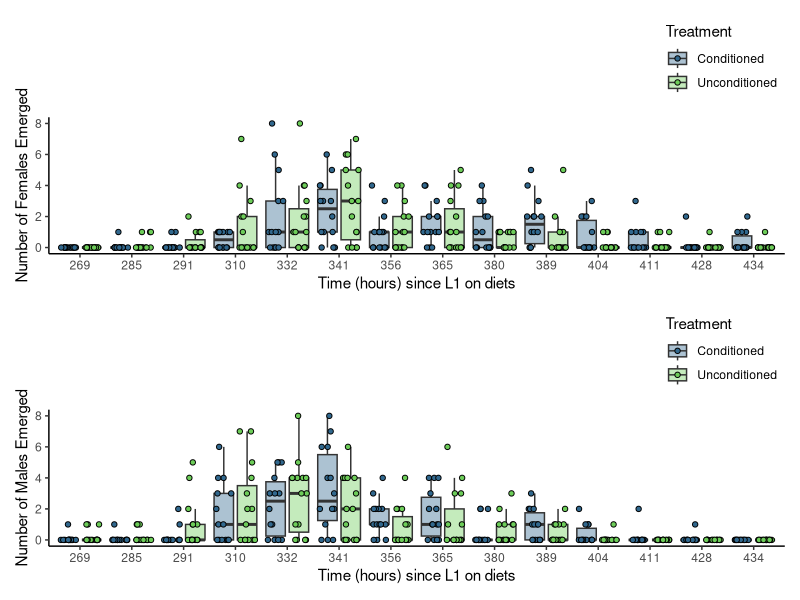

Source code (R): (Note: this script raises an error after producing the figure.)
## Packages
library(tidyverse)
library(ggplot2)
library(readxl)
library(viridis)
library(patchwork)


## Choosing colours from viridis to use: 
viridis_colors <- viridis(10)

################################################ PUPAE ANALYSIS ####


## Reading pupae data in
fly_fitness_MFE <- read_excel("data/fitness_development/MFE_flies.xlsx")

#### better arranging data

## Separating the data into female and male columns 
fly_fitness_tidy <- tidyr::pivot_longer(data = fly_fitness_MFE ,
                                        cols = c( females, males),
                                        names_to = "sex",
                                        values_to = "count") 



females_data <- subset(fly_fitness_MFE, select = c(time_hours, females, treatment))


## Boxplot ##
female_boxplot_2 <- ggplot(females_data, aes(x = factor(time_hours), y = females, fill = treatment)) +
  geom_boxplot(outlier.shape = NA, alpha = .4, position = position_dodge(width = 0.9)) +
  geom_point(aes(fill = treatment),
             size = 1.5, shape = 21,
             position = position_jitterdodge(jitter.width = 0.3, dodge.width = 0.9)) +
  scale_fill_manual(values = viridis_colors[c(4, 8)], labels = c("Conditioned", "Unconditioned")) +
  scale_x_discrete(labels = unique(females_data$time_hours)) +
  theme_classic() +
  theme(legend.position = "top",
        legend.justification = "right",
        legend.direction = "vertical",
        strip.placement = "outside", 
        strip.background = element_blank(),  
        strip.text = element_blank()) +
  labs(x = "Time (hours) since L1 on diets", 
       y = "Number of Females Emerged",
       fill = "Treatment")


males_data <- subset(fly_fitness_MFE, select = c(time_hours, males, treatment))

## Boxplot ##
male_boxplot_2 <- ggplot(males_data, aes(x = factor(time_hours), y = males, fill = treatment)) +
  geom_boxplot(outlier.shape = NA, alpha = .4, position = position_dodge(width = 0.9)) +
  geom_point(aes(fill = treatment),
             size = 1.5, shape = 21,
             position = position_jitterdodge(jitter.width = 0.3, dodge.width = 0.9)) +
  scale_fill_manual(values = viridis_colors[c(4, 8)], labels = c("Conditioned", "Unconditioned")) +
  scale_x_discrete(labels = unique(males_data$time_hours)) +
  theme_classic() +
  theme(legend.position = "top",
        legend.justification = "right",
        legend.direction = "vertical",
        strip.placement = "outside", 
        strip.background = element_blank(),  
        strip.text = element_blank()) +
  labs(x = "Time (hours) since L1 on diets", 
       y = "Number of Males Emerged",
       fill = "Treatment")



female_boxplot_2 / 
  male_boxplot_2



#### Pupae data check... 
fly_fitness <- as.data.frame(fly_fitness)

total_flies <- fly_fitness_MFE %>% 
  group_by(treatment, id) %>% 
  summarise(total_flies = sum(males, females, na.rm = TRUE))


total_flies <- as.data.frame(total_flies)
## more conditioned than unconditioned have come out now? 
